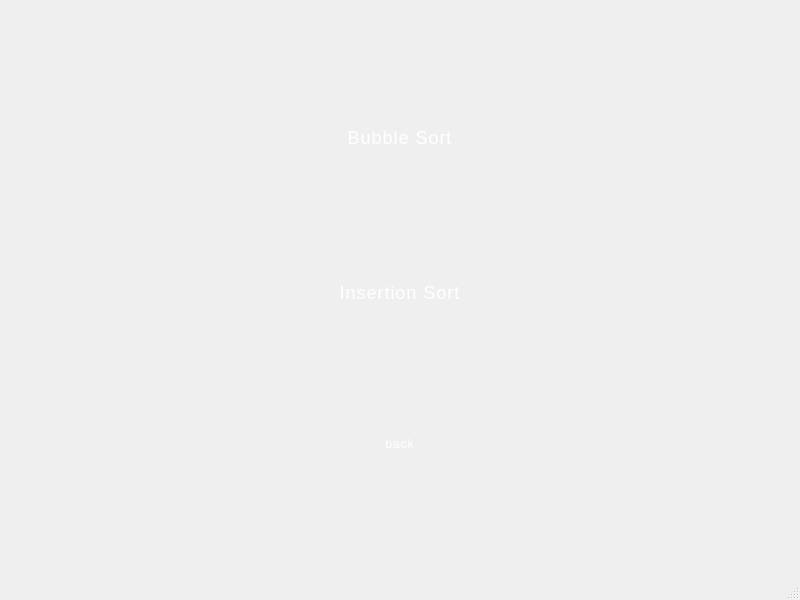
<?xml version="1.0" encoding="UTF-8"?>
<ui version="4.0">
 <class>sorting_window</class>
 <widget class="QMainWindow" name="sorting_window">
  <property name="geometry">
   <rect>
    <x>0</x>
    <y>0</y>
    <width>800</width>
    <height>600</height>
   </rect>
  </property>
  <property name="windowTitle">
   <string>MainWindow</string>
  </property>
  <widget class="QWidget" name="centralwidget">
   <layout class="QVBoxLayout" name="verticalLayout">
    <item>
     <widget class="QPushButton" name="btnBubbleSort">
      <property name="styleSheet">
       <string notr="true">QPushButton {
    font-family: &quot;Segoe UI Semibold&quot;, &quot;Times New Roman&quot;, Arial, sans-serif;
    font-size: 18px;
    color: white;
    background: qlineargradient(
        spread:pad,
        x1:0, y1:0, x2:1, y2:1,
        stop:0 #0077b6,
        stop:1 #48cae4
    );
    border: none;
    border-radius: 10px;
    padding: 10px 20px;
    letter-spacing: 1px;
}

QPushButton:hover {
    background: qlineargradient(
        spread:pad,
        x1:0, y1:0, x2:1, y2:1,
        stop:0 #48cae4,
        stop:1 #90e0ef
    );
}

QPushButton:pressed {
    background-color: #023e8a;
}


</string>
      </property>
      <property name="text">
       <string>Bubble Sort</string>
      </property>
     </widget>
    </item>
    <item>
     <widget class="QPushButton" name="btnInsertionSort">
      <property name="styleSheet">
       <string notr="true">QPushButton {
    font-family: &quot;Segoe UI Semibold&quot;, &quot;Times New Roman&quot;, Arial, sans-serif;
    font-size: 18px;
    color: white;
    background: qlineargradient(
        spread:pad,
        x1:0, y1:0, x2:1, y2:1,
        stop:0 #0077b6,
        stop:1 #48cae4
    );
    border: none;
    border-radius: 10px;
    padding: 10px 20px;
    letter-spacing: 1px;
}

QPushButton:hover {
    background: qlineargradient(
        spread:pad,
        x1:0, y1:0, x2:1, y2:1,
        stop:0 #48cae4,
        stop:1 #90e0ef
    );
}

QPushButton:pressed {
    background-color: #023e8a;
}


</string>
      </property>
      <property name="text">
       <string>Insertion Sort</string>
      </property>
     </widget>
    </item>
    <item>
     <widget class="QPushButton" name="btnBack">
      <property name="styleSheet">
       <string notr="true">QPushButton {
    font-family: &quot;Segoe UI Semibold&quot;, &quot;Times New Roman&quot;, Arial, sans-serif;
    font-size: 12px;
    color: white;
	background: qlineargradient(
    	spread:pad,
    	x1:0, y1:0, x2:1, y2:1,
    	stop:0 #000000,
    	stop:1 #1a1a1a
	);

    border: none;
    border-radius: 10px;
    padding: 10px 20px;
    letter-spacing: 1px;
}

QPushButton:hover {
    background: qlineargradient(
        spread:pad,
        x1:0, y1:0, x2:1, y2:1,
        stop:0 #48cae4,
        stop:1 #90e0ef
    );
}

QPushButton:pressed {
    background-color: #023e8a;
}

</string>
      </property>
      <property name="text">
       <string>back</string>
      </property>
     </widget>
    </item>
   </layout>
  </widget>
  <widget class="QMenuBar" name="menubar">
   <property name="geometry">
    <rect>
     <x>0</x>
     <y>0</y>
     <width>800</width>
     <height>21</height>
    </rect>
   </property>
  </widget>
  <widget class="QStatusBar" name="statusbar"/>
 </widget>
 <resources/>
 <connections/>
</ui>
